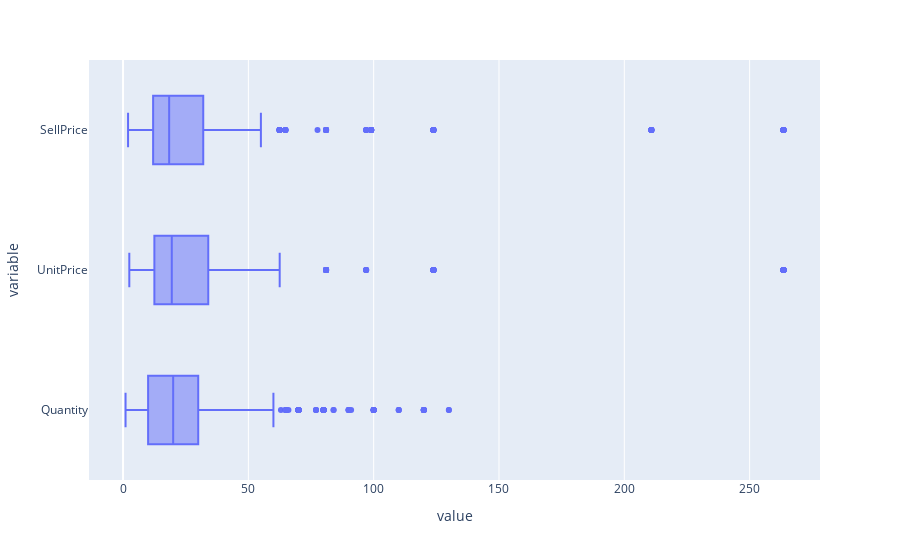

The notebook cell saved with this chart:
### Markdown cell above
##### **Data Anomalies & Outliers**
- **Outliers** : In contrast to anomaly, an outlier is one or more data whose values differ in extremes when compared to other data values in the data group and can cause skewness. however, no outlier values were removed.

### Code cell
figCustOrders = px.box(dfCustOrders, x=['Quantity','UnitPrice','SellPrice'])
figCustOrders.show()

### Figure 1 — Plotly figure (JSON) as saved in the notebook; plotly's stock layout.template omitted (floating-point values rounded to 4 significant figures; data arrays with more than 128 entries replaced by an {"elided": "..."} marker saying what was removed)
{"data": [{"alignmentgroup": "True", "hovertemplate": "value=%{x}<br>variable=%{y}<extra></extra>", "legendgroup": "", "marker": {"color": "#636efa"}, "name": "", "notched": false, "offsetgroup": "", "orientation": "h", "showlegend": false, "type": "box", "x": {"elided": "6465 float values"}, "x0": " ", "xaxis": "x", "y": {"elided": "6465 str values"}, "y0": " ", "yaxis": "y"}], "layout": {"boxmode": "group", "legend": {"tracegroupgap": 0}, "margin": {"t": 60}, "xaxis": {"anchor": "y", "domain": [0, 1], "title": {"text": "value"}}, "yaxis": {"anchor": "x", "domain": [0, 1], "title": {"text": "variable"}}}}
